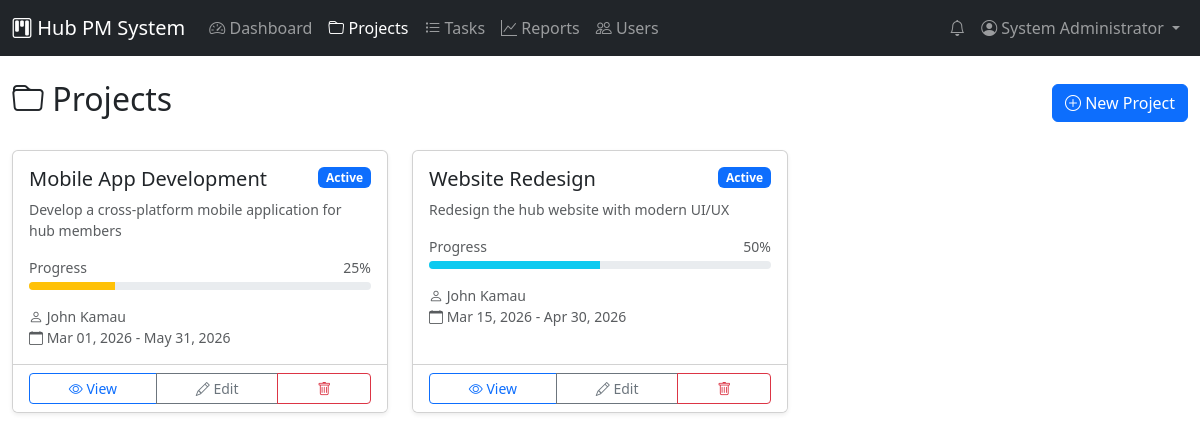
/projects.php (signed in), run on the app's committed database.
### tables this page shows
CREATE TABLE projects (
    project_id INT PRIMARY KEY AUTO_INCREMENT,
    title VARCHAR(200) NOT NULL,
    description TEXT,
    start_date DATE NOT NULL,
    end_date DATE NOT NULL,
    manager_id INT NOT NULL,
    status ENUM('Planning', 'Active', 'On Hold', 'Completed', 'Cancelled') DEFAULT 'Planning',
    created_at TIMESTAMP DEFAULT CURRENT_TIMESTAMP,
    updated_at TIMESTAMP DEFAULT CURRENT_TIMESTAMP ON UPDATE CURRENT_TIMESTAMP,
    FOREIGN KEY (manager_id) REFERENCES users(user_id)
);

CREATE TABLE users (
    user_id INT PRIMARY KEY AUTO_INCREMENT,
    username VARCHAR(50) NOT NULL UNIQUE,
    email VARCHAR(100) NOT NULL UNIQUE,
    password_hash VARCHAR(255) NOT NULL,
    full_name VARCHAR(100) NOT NULL,
    role_id INT NOT NULL,
    is_active BOOLEAN DEFAULT TRUE,
    created_at TIMESTAMP DEFAULT CURRENT_TIMESTAMP,
    updated_at TIMESTAMP DEFAULT CURRENT_TIMESTAMP ON UPDATE CURRENT_TIMESTAMP,
    FOREIGN KEY (role_id) REFERENCES roles(role_id)
);

### includes/auth.php (called while the page is built, shortened)
<?php
function hasAnyRole($roles) {
    return isset($_SESSION['role']) && in_array($_SESSION['role'], $roles);
}
?>

### projects.php (the view, shortened to what this page needs)
<?php
require_once 'includes/auth.php';
require_once 'includes/functions.php';
$database = new Database();
$db = $database->getConnection();
$query = "SELECT p.*, u.full_name as manager_name
          FROM projects p
          JOIN users u ON p.manager_id = u.user_id
          ORDER BY p.created_at DESC";
$stmt = $db->prepare($query);
$stmt->execute();
$projects = $stmt->fetchAll();
?>
<!DOCTYPE html>
<html lang="en">
<head>
    <link href="https://cdn.jsdelivr.net/npm/bootstrap@5.3.0/dist/css/bootstrap.min.css" rel="stylesheet">
    <link href="https://cdn.jsdelivr.net/npm/bootstrap-icons@1.10.0/font/bootstrap-icons.css" rel="stylesheet">
</head>
<body>
    <?php include 'includes/navbar.php'; ?>
    <div class="container-fluid py-4">
        <div class="d-flex justify-content-between align-items-center mb-4">
            <h2><i class="bi bi-folder"></i> Projects</h2>
            <?php if (hasAnyRole(['Administrator', 'Project Manager'])): ?>
            <button class="btn btn-primary" data-bs-toggle="modal" data-bs-target="#createProjectModal">
                <i class="bi bi-plus-circle"></i> New Project
            </button>
            <?php endif; ?>
        </div>
        <div class="row g-4">
            <?php if (empty($projects)): ?>
            <div class="col-12">
                <div class="alert alert-info text-center">
                    <i class="bi bi-info-circle"></i> No projects found. Create your first project!
                </div>
            </div>
            <?php else: ?>
                <?php foreach ($projects as $project):
                    $progress = calculateProjectProgress($project['project_id']);
                ?>
                <div class="col-md-6 col-lg-4">
                    <div class="card h-100 shadow-sm">
                        <div class="card-body">
                            <div class="d-flex justify-content-between align-items-start mb-2">
                                <h5 class="card-title mb-0"><?php echo escape($project['title']); ?></h5>
                                <?php echo getStatusBadge($project['status']); ?>
                            </div>
                            <p class="card-text text-muted small">
                                <?php echo escape(substr($project['description'], 0, 100)) . (strlen($project['description']) > 100 ? '...' : ''); ?>
                            </p>
                            <div class="mb-3">
                                <div class="d-flex justify-content-between small text-muted mb-1">
                                    <span>Progress</span>
                                    <span><?php echo $progress; ?>%</span>
                                </div>
                                <div class="progress" style="height: 8px;">
                                    <div class="progress-bar <?php echo getProgressColor($progress); ?>"
                                         style="width: <?php echo $progress; ?>%"></div>
                                </div>
                            </div>
                            <div class="small text-muted">
                                <div><i class="bi bi-person"></i> <?php echo escape($project['manager_name']); ?></div>
                                <div><i class="bi bi-calendar"></i> <?php echo formatDate($project['start_date']); ?> - <?php echo formatDate($project['end_date']); ?></div>
                            </div>
                        </div>
                        <div class="card-footer bg-white">
                            <div class="btn-group w-100">
                                <a href="project_detail.php?id=<?php echo $project['project_id']; ?>" class="btn btn-sm btn-outline-primary">
                                    <i class="bi bi-eye"></i> View
                                </a>
                                <?php if (hasAnyRole(['Administrator', 'Project Manager'])): ?>
                                <a href="edit_project.php?id=<?php echo $project['project_id']; ?>" class="btn btn-sm btn-outline-secondary">
                                    <i class="bi bi-pencil"></i> Edit
                                </a>
                                <button class="btn btn-sm btn-outline-danger" onclick="confirmDelete(<?php echo $project['project_id']; ?>)">
                                    <i class="bi bi-trash"></i>
                                </button>
                                <?php endif; ?>
                            </div>
                        </div>
                    </div>
                </div>
                <?php endforeach; ?>
            <?php endif; ?>
        </div>
    </div>
</body>
</html>

### includes/functions.php (shortened to what this page needs)
<?php
function escape($string) {
    return htmlspecialchars($string ?? '', ENT_QUOTES, 'UTF-8');
}
function formatDate($date, $format = 'M d, Y') {
    return date($format, strtotime($date));
}
function getStatusBadge($status) {
    $classes = [
        'Pending' => 'bg-warning text-dark',
        'In Progress' => 'bg-info text-dark',
        'Completed' => 'bg-success',
        'Blocked' => 'bg-danger',
        'Planning' => 'bg-secondary',
        'Active' => 'bg-primary',
        'On Hold' => 'bg-warning text-dark',
        'Cancelled' => 'bg-dark',
        'Overdue' => 'bg-danger'
    ];
    $class = $classes[$status] ?? 'bg-secondary';
    return '<span class="badge ' . $class . '">' . escape($status) . '</span>';
}
function getProgressColor($percentage) {
    if ($percentage >= 50) return 'bg-info';
    if ($percentage >= 25) return 'bg-warning';
    return 'bg-danger';
}
function calculateProjectProgress($projectId) {
    $database = new Database();
    $db = $database->getConnection();
    $query = "SELECT
                COUNT(*) as total_tasks,
                SUM(CASE WHEN status = 'Completed' THEN 1 ELSE 0 END) as completed_tasks
              FROM tasks
              WHERE project_id = :project_id";
    $stmt = $db->prepare($query);
    $stmt->bindParam(':project_id', $projectId);
    $stmt->execute();
    $result = $stmt->fetch();
    return round(($result['completed_tasks'] / $result['total_tasks']) * 100);
}
?>

### data on the page
projects: title "Mobile App Development", status "Active", description "Develop a cross-platform mobile application for hub members", progress "25", manager.full_name "John Kamau", start_date "Mar 01, 2026", end_date "May 31, 2026"
projects: title "Website Redesign", status "Active", description "Redesign the hub website with modern UI/UX", progress "50", manager.full_name "John Kamau", start_date "Mar 15, 2026", end_date "Apr 30, 2026"

### other printed values
APP_NAME "Hub PM System"
$_SESSION['full_name'] "System Administrator"
